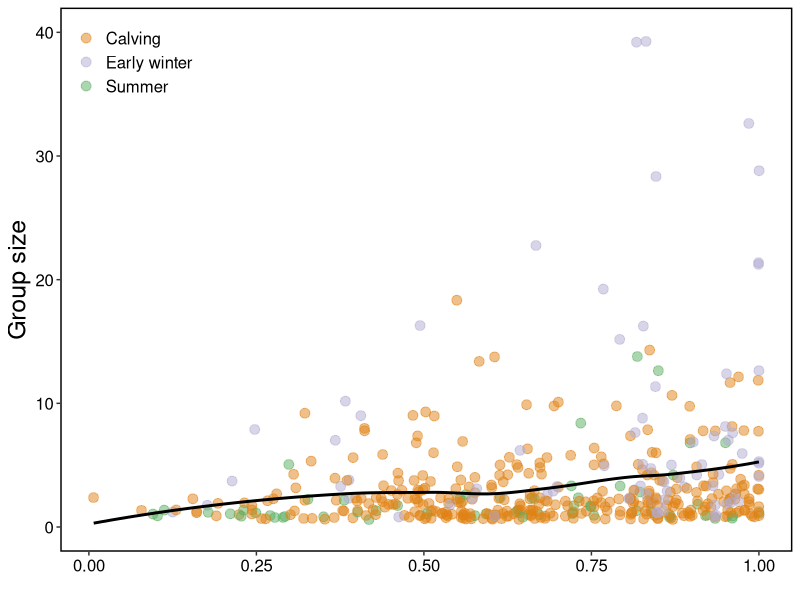

Generate this figure with R:


## load libraries
library(data.table)
library(ggplot2)
library(gridExtra)

## load data
fogo <- fread("output/fogo-group-locs.csv")


png("graphics/Fig4.png",width = 3000, height = 3000, res = 500)
ggplot(fogo, aes(propOpen, group_size, color = season)) +
  geom_jitter(alpha = 0.5, 
              size = 3) +
              #position = position_jitterdodge(jitter.width = 0.25, jitter.height = 0.2)) +
  #geom_boxplot(outlier.color = NA, alpha = 0.4, notch = T, 
  #             position = position_dodge()) +
  ylim(0,40) +
  scale_fill_manual(values=c("#e08214", "#b2abd2", "#5aae61")) +
  scale_color_manual(values=c("#e08214", "#b2abd2", "#5aae61")) +
  geom_smooth(se = F, color = "black") +
  #scale_x_discrete(limits=c("Calving","Summer","Early winter")) +
  xlab('') +
  ylab('Group size') +
  theme(legend.position = c(0.1,0.9),
        legend.title = element_blank(),
        legend.background = element_blank(),
        legend.key = element_blank(),
        legend.text = element_text(size = 12),
        axis.title.y = element_text(size=18),
        axis.title.x = element_text(size = 9, color = "black"),
        axis.text = element_text(size = 12, color = "black"),
        panel.grid.minor = element_blank(),
        panel.background = element_blank(),
        panel.border = element_rect(colour = "black", fill=NA, size=1))
dev.off()
